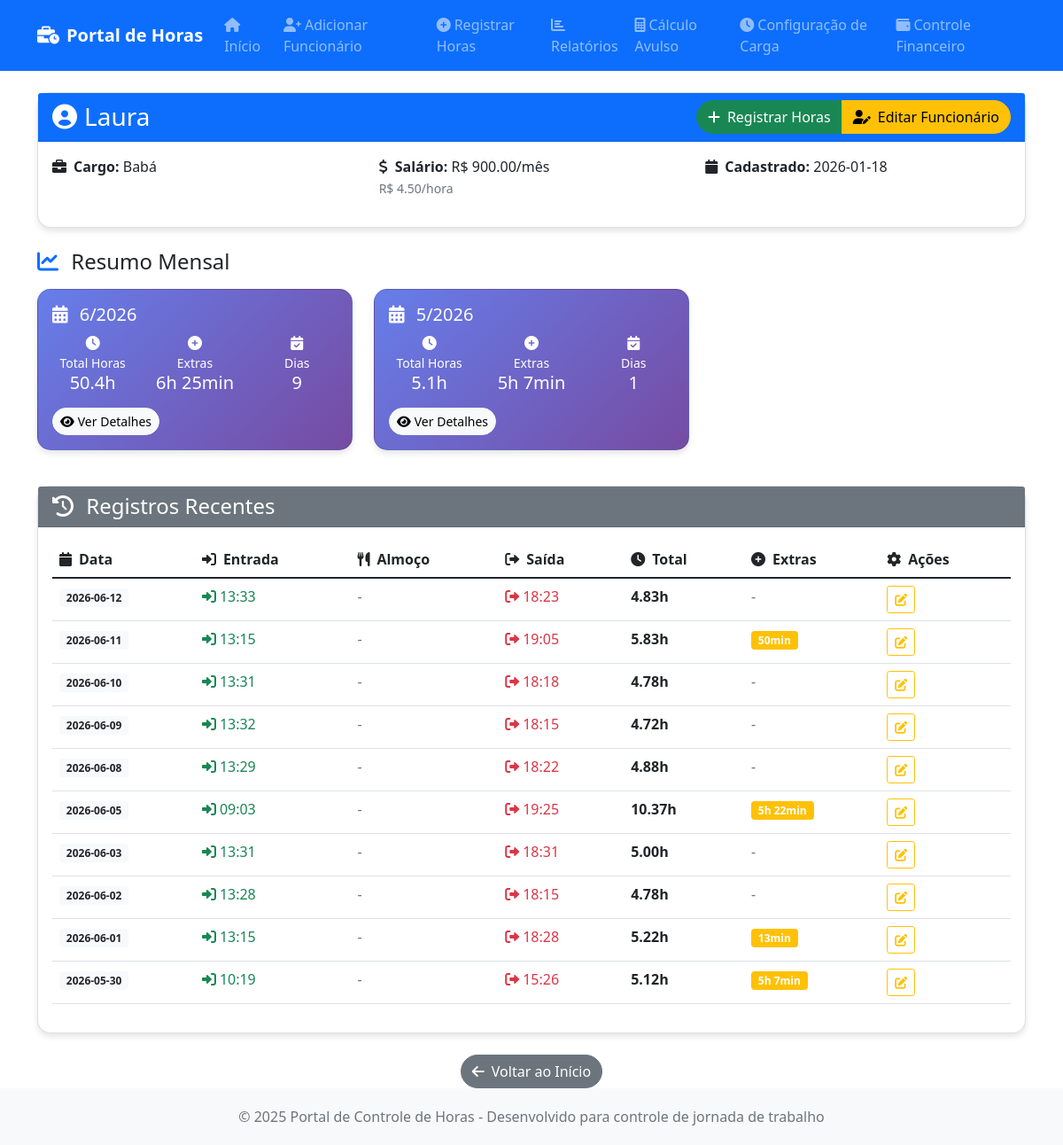
The app's page /funcionario/Laura/page/1 with its own data.
### tables this page shows
CREATE TABLE funcionarios (
            id INTEGER PRIMARY KEY AUTOINCREMENT,
            nome TEXT NOT NULL UNIQUE,
            cargo TEXT NOT NULL,
            salario_mensal REAL NOT NULL,
            salario_hora REAL NOT NULL,
            horas_mensais INTEGER NOT NULL DEFAULT 220,
            data_cadastro DATE NOT NULL,
            ativo BOOLEAN NOT NULL DEFAULT 1,
            created_at TIMESTAMP DEFAULT CURRENT_TIMESTAMP,
            updated_at TIMESTAMP DEFAULT CURRENT_TIMESTAMP
        , desconto REAL DEFAULT 0.00);

CREATE TABLE registros_ponto (
            id INTEGER PRIMARY KEY AUTOINCREMENT,
            funcionario_id INTEGER NOT NULL,
            data DATE NOT NULL,
            dia INTEGER NOT NULL,
            mes INTEGER NOT NULL,
            ano INTEGER NOT NULL,
            hora_entrada TIME NOT NULL,
            hora_saida_almoco TIME NOT NULL,
            hora_volta_almoco TIME NOT NULL,
            hora_saida TIME NOT NULL,
            tempo_almoco REAL NOT NULL,
            horas_trabalhadas REAL NOT NULL,
            horas_extras REAL NOT NULL,
            data_registro TIMESTAMP NOT NULL,
            data_edicao TIMESTAMP NULL,
            created_at TIMESTAMP DEFAULT CURRENT_TIMESTAMP,
            updated_at TIMESTAMP DEFAULT CURRENT_TIMESTAMP,
            FOREIGN KEY (funcionario_id) REFERENCES funcionarios (id),
            UNIQUE(funcionario_id, data)
        );

### index.py (the view)
@app.route('/funcionario/<nome>')
@app.route('/funcionario/<nome>/page/<int:page>')
def visualizar_funcionario(nome, page=1):
    query = "SELECT * FROM funcionarios WHERE nome = ? AND ativo = 1"
    funcionario_data = DatabaseManager.execute_query(query, (nome,), fetch_one=True)
    if not funcionario_data:
        flash('Funcionário não encontrado!', 'error')
        return redirect(url_for('index'))
    per_page = 10  # 10 registros por página
    offset = (page - 1) * per_page
    count_query = "SELECT COUNT(*) as total FROM registros_ponto WHERE funcionario_id = ?"
    total_result = DatabaseManager.execute_query(count_query, (funcionario_data['id'],), fetch_one=True)
    total_registros = total_result['total'] if total_result else 0
    query = """
        SELECT * FROM registros_ponto
        WHERE funcionario_id = ?
        ORDER BY ano DESC, mes DESC, dia DESC
        LIMIT ? OFFSET ?
    """
    registros = DatabaseManager.execute_query(query, (funcionario_data['id'], per_page, offset), fetch_all=True)
    meses_anos = set((r['mes'], r['ano']) for r in registros)
    totais_mensais = []
    for mes, ano in meses_anos:
        total_mensal = calcular_total_mensal(funcionario_data['id'], mes, ano)
        totais_mensais.append({
            'mes': mes,
            'ano': ano,
            'total_horas': total_mensal['total_horas'],
            'total_extras': total_mensal['total_extras'],
            'dias_trabalhados': total_mensal['dias_trabalhados']
        })
    totais_mensais.sort(key=lambda x: (x['ano'], x['mes']), reverse=True)
    total_pages = (total_registros + per_page - 1) // per_page  # Ceiling division
    has_prev = page > 1
    has_next = page < total_pages
    prev_page = page - 1 if has_prev else None
    next_page = page + 1 if has_next else None
    pagination_info = {
        'page': page,
        'per_page': per_page,
        'total': total_registros,
        'total_pages': total_pages,
        'has_prev': has_prev,
        'has_next': has_next,
        'prev_page': prev_page,
        'next_page': next_page
    }
    return render_template('funcionario.html',
                         nome=nome,
                         registros=registros,
                         totais_mensais=totais_mensais,
                         funcionario_data=funcionario_data,
                         pagination=pagination_info)

### index.py (called while the page is built)
def horas_para_hm(horas_decimais):
    if horas_decimais == 0:
        return "0h 0min"
    horas = int(horas_decimais)
    minutos = round((horas_decimais - horas) * 60)
    if minutos >= 60:
        horas += 1
        minutos = 0
    if horas > 0 and minutos > 0:
        return f"{horas}h {minutos}min"
    elif horas > 0:
        return f"{horas}h"
    else:
        return f"{minutos}min"

def calcular_total_mensal(funcionario_id, mes, ano):
    query = """
        SELECT
            SUM(horas_trabalhadas) as total_horas,
            SUM(horas_extras) as total_extras,
            COUNT(*) as dias_trabalhados
        FROM registros_ponto
        WHERE funcionario_id = ? AND mes = ? AND ano = ?
    """
    result = DatabaseManager.execute_query(query, (funcionario_id, mes, ano), fetch_one=True)
    if result:
        return {
            'total_horas': result['total_horas'] or 0,
            'total_extras': result['total_extras'] or 0,
            'dias_trabalhados': result['dias_trabalhados'] or 0
        }
    return {
        'total_horas': 0,
        'total_extras': 0,
        'dias_trabalhados': 0
    }

    @staticmethod
    def get_connection():
        conn = sqlite3.connect(DB_FILE)
        conn.row_factory = sqlite3.Row  # Permite acesso por nome de coluna
        return conn

    @staticmethod
    def execute_query(query, params=None, fetch_one=False, fetch_all=False):
        conn = DatabaseManager.get_connection()
        try:
            cursor = conn.cursor()
            if params:
                cursor.execute(query, params)
            else:
                cursor.execute(query)
            if fetch_one:
                result = cursor.fetchone()
                return dict(result) if result else None
            elif fetch_all:
                results = cursor.fetchall()
                return [dict(row) for row in results] if results else []
            else:
                conn.commit()
                return cursor.lastrowid
        finally:
            conn.close()

### templates/funcionario.html (shortened to what this page needs)
{% extends "base.html" %}
{% block content %}
<div class="row">
    <div class="col-12">
        <div class="card mb-4">
            <div class="card-header bg-primary text-white">
                <div class="row align-items-center">
                    <div class="col">
                        <h3 class="mb-0">
                            <i class="fas fa-user-circle me-2"></i>{{ nome }}
                        </h3>
                    </div>
                    <div class="col-auto">
                        <div class="btn-group" role="group">
                            <a href="{{ url_for('registrar_horas') }}" class="btn btn-success btn-custom">
                                <i class="fas fa-plus me-2"></i>Registrar Horas
                            </a>
                            <a href="{{ url_for('editar_funcionario', nome=nome) }}" class="btn btn-warning btn-custom">
                                <i class="fas fa-user-edit me-2"></i>Editar Funcionário
                            </a>
                        </div>
                    </div>
                </div>
            </div>
            <div class="card-body">
                {% if funcionario_data %}
                <div class="row">
                    <div class="col-md-4">
                        <p><strong><i class="fas fa-briefcase me-2"></i>Cargo:</strong> {{ funcionario_data.cargo }}</p>
                    </div>
                    <div class="col-md-4">
                        <p><strong><i class="fas fa-dollar-sign me-2"></i>Salário:</strong>
                        {% if funcionario_data.salario_mensal %}
                            R$ {{ "%.2f"|format(funcionario_data.salario_mensal) }}/mês
                        {% else %}
                            R$ {{ "%.2f"|format(funcionario_data.salario_hora * 200) }}/mês
                        {% endif %}
                        <br><small class="text-muted">R$ {{ "%.2f"|format(funcionario_data.salario_hora) }}/hora</small>
                        </p>
                    </div>
                    <div class="col-md-4">
                        <p><strong><i class="fas fa-calendar me-2"></i>Cadastrado:</strong> {{ funcionario_data.data_cadastro }}</p>
                    </div>
                </div>
                {% endif %}
            </div>
        </div>
    </div>
</div>
{% if totais_mensais %}
<div class="row mb-4">
    <div class="col-12">
        <h4 class="mb-3">
            <i class="fas fa-chart-line text-primary me-2"></i>
            Resumo Mensal
        </h4>
    </div>
    {% for total in totais_mensais %}
    <div class="col-lg-4 col-md-6 mb-3">
        <div class="card stats-card text-white">
            <div class="card-body">
                <h5 class="card-title">
                    <i class="fas fa-calendar-alt me-2"></i>
                    {{ total.mes }}/{{ total.ano }}
                </h5>
                <div class="row text-center">
                    <div class="col-4">
                        <div class="mb-2">
                            <i class="fas fa-clock"></i>
                            <div class="small">Total Horas</div>
                            <div class="h5">{{ "%.1f"|format(total.total_horas) }}h</div>
                        </div>
                    </div>
                    <div class="col-4">
                        <div class="mb-2">
                            <i class="fas fa-plus-circle"></i>
                            <div class="small">Extras</div>
                            <div class="h5">{{ total.total_extras|horas_hm }}</div>
                        </div>
                    </div>
                    <div class="col-4">
                        <div class="mb-2">
                            <i class="fas fa-calendar-check"></i>
                            <div class="small">Dias</div>
                            <div class="h5">{{ total.dias_trabalhados }}</div>
                        </div>
                    </div>
                </div>
                <div class="mt-2">
                    <a href="{{ url_for('relatorio_mensal', funcionario_nome=nome, mes=total.mes, ano=total.ano) }}"
                       class="btn btn-light btn-sm btn-custom">
                        <i class="fas fa-eye me-1"></i>Ver Detalhes
                    </a>
                </div>
            </div>
        </div>
    </div>
    {% endfor %}
</div>
{% endif %}
{% if registros %}
<div class="row">
    <div class="col-12">
        <div class="card">
            <div class="card-header bg-secondary text-white">
                <h4 class="mb-0">
                    <i class="fas fa-history me-2"></i>
                    Registros Recentes
                </h4>
            </div>
            <div class="card-body">
                <div class="table-responsive">
                    <table class="table table-hover">
                        <thead>
                            <tr>
                                <th><i class="fas fa-calendar me-2"></i>Data</th>
                                <th><i class="fas fa-sign-in-alt me-2"></i>Entrada</th>
                                <th><i class="fas fa-utensils me-2"></i>Almoço</th>
                                <th><i class="fas fa-sign-out-alt me-2"></i>Saída</th>
                                <th><i class="fas fa-clock me-2"></i>Total</th>
                                <th><i class="fas fa-plus-circle me-2"></i>Extras</th>
                                <th><i class="fas fa-cog me-2"></i>Ações</th>
                            </tr>
                        </thead>
                        <tbody>
                            {% for registro in registros[:10] %}
                            <tr>
                                <td>
                                    <span class="badge bg-light text-dark">
                                        {{ registro.data }}
                                    </span>
                                </td>
                                <td>
                                    <span class="text-success">
                                        <i class="fas fa-sign-in-alt me-1"></i>{{ registro.hora_entrada }}
                                    </span>
                                </td>
                                <td>
                                    {% if registro.hora_saida_almoco %}
                                    <small class="text-muted">
                                        <i class="fas fa-utensils me-1"></i>{{ registro.hora_saida_almoco }} - {{ registro.hora_volta_almoco }}
                                        <br><span class="badge bg-info">{{ "%.1f"|format(registro.tempo_almoco) }}h</span>
                                    </small>
                                    {% else %}
                                    <span class="text-muted">-</span>
                                    {% endif %}
                                </td>
                                <td>
                                    <span class="text-danger">
                                        <i class="fas fa-sign-out-alt me-1"></i>{{ registro.hora_saida }}
                                    </span>
                                </td>
                                <td>
                                    <strong>{{ "%.2f"|format(registro.horas_trabalhadas) }}h</strong>
                                </td>
                                <td>
                                    {% if registro.horas_extras > 0 %}
                                        <span class="badge bg-warning">
                                            {{ registro.horas_extras|horas_hm }}
                                        </span>
                                    {% else %}
                                        <span class="text-muted">-</span>
                                    {% endif %}
                                </td>
                                <td>
                                    <div class="btn-group btn-group-sm" role="group">
                                        <a href="{{ url_for('editar_registro', registro_id=registro.id) }}"
                                           class="btn btn-outline-warning btn-sm" title="Editar">
                                            <i class="fas fa-edit"></i>
                                        </a>
                                    </div>
                                </td>
                            </tr>
                            {% endfor %}
                        </tbody>
                    </table>
                </div>
            </div>
        </div>
    </div>
</div>
{% endif %}
<div class="row mt-4">
    <div class="col-12 text-center">
        <a href="{{ url_for('index') }}" class="btn btn-secondary btn-custom">
            <i class="fas fa-arrow-left me-2"></i>Voltar ao Início
        </a>
    </div>
</div>
{% endblock %}

### templates/base.html (style rules this page uses)
.card { border-radius: 15px; box-shadow: 0 4px 6px rgba(0, 0, 0, 0.1); }
.btn-custom { border-radius: 25px; }
.stats-card { background: linear-gradient(135deg, #667eea 0%, #764ba2 100%); color: white; }

### records on screen
funcionarios: nome "Laura", cargo "Babá", salario_mensal "900.00", salario_hora "4.50", data_cadastro "2026-01-18"
registros_ponto: mes "6", ano "2026", total_horas "50.4", total_extras|horas_hm "6h 25min", dias_trabalhados "9", data "2026-06-12", hora_entrada "13:33", hora_saida "18:23", horas_trabalhadas "4.83"
registros_ponto: mes "5", ano "2026", total_horas "5.1", total_extras|horas_hm "5h 7min", dias_trabalhados "1", data "2026-05-30", hora_entrada "10:19", hora_saida "15:26", horas_trabalhadas "5.12", horas_extras|horas_hm "5h 7min"
registros_ponto: data "2026-06-11", hora_entrada "13:15", hora_saida "19:05", horas_trabalhadas "5.83", horas_extras|horas_hm "50min"
registros_ponto: data "2026-06-10", hora_entrada "13:31", hora_saida "18:18", horas_trabalhadas "4.78"
registros_ponto: data "2026-06-09", hora_entrada "13:32", hora_saida "18:15", horas_trabalhadas "4.72"
registros_ponto: data "2026-06-08", hora_entrada "13:29", hora_saida "18:22", horas_trabalhadas "4.88"
registros_ponto: data "2026-06-05", hora_entrada "09:03", hora_saida "19:25", horas_trabalhadas "10.37", horas_extras|horas_hm "5h 22min"
registros_ponto: data "2026-06-03", hora_entrada "13:31", hora_saida "18:31", horas_trabalhadas "5.00"
registros_ponto: data "2026-06-02", hora_entrada "13:28", hora_saida "18:15", horas_trabalhadas "4.78"
registros_ponto: data "2026-06-01", hora_entrada "13:15", hora_saida "18:28", horas_trabalhadas "5.22", horas_extras|horas_hm "13min"
